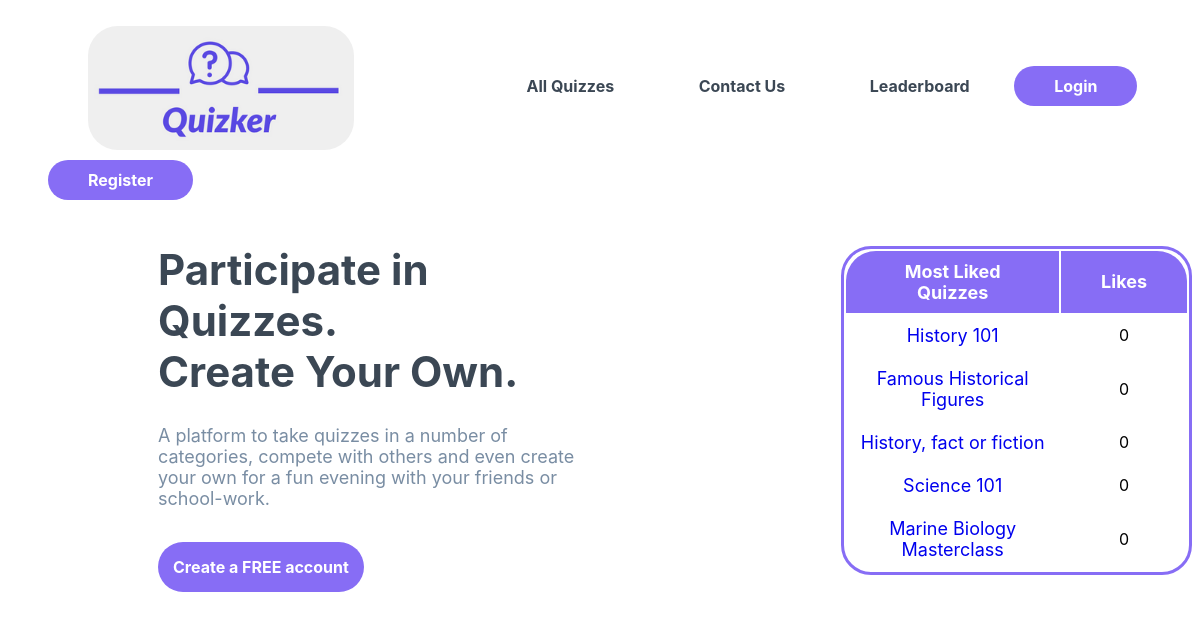
The page / on the database its author committed.
### Quizker/models.py (models this page shows, shortened)
class Quiz(models.Model):
        id = models.AutoField(primary_key=True)
        title = models.CharField(max_length = 128,unique=True)
        creator = models.ForeignKey(User, on_delete=models.CASCADE)
        category = models.ForeignKey(Category, on_delete=models.CASCADE)
        date = models.DateField()
        description = models.CharField(max_length=256)
        slug = models.SlugField(unique=True)
        questionType = models.CharField(max_length=64,choices =(('OpenEnded',"Open Ended"),('TrueOrFalse',"True or False"),('MultipleChoice',"Multiple Choice")))
        likes = models.IntegerField(default=0)
        class Meta:
            verbose_name_plural = "Quizzes"

### Quizker/views.py (the view)
# urls.py: path('',views.Home,name="Home"),
def Home(request):
    return render(request, 'Quizker/Home.html',context={'Quizzes':Quiz.objects.all()[:5]})

### templates/Quizker/Home.html (shortened to what this page needs)
{% extends 'Quizker/base.html' %}
{% load staticfiles %}
{% block body_block %}
	<link rel="stylesheet" type="text/css" href="{% static 'Quizker/home.css' %}">
	<div class = "home">
		<div class = "intro">
			<h1>Participate in Quizzes. <br> Create Your Own.</h1>
			<p>A platform to take quizzes in a number of categories, compete with others and even create your own for a fun evening with your friends or school-work.</p>
			<div class = "register_box">
				<a href="{% url 'registration_register' %}" class="register">Create a FREE account</a>
			</div>
		</div>
		<div class = "table">
			<table>
				<tr>
					<th class = "names">Most Liked Quizzes</th>
					<th class = "likes">Likes</th>
				</tr>
				{% for Quiz in Quizzes %}
					<tr>
						<td><a href="{% url 'Quizker:ParticipateQuiz' Quiz.slug%}">{{Quiz.title}}</a></td>
						<td>{{Quiz.likes}}</td>
					</tr>
				{% endfor %}
			</table>
		</div>
	</div>
{% endblock %}

### static/Quizker/base.css (style rules this page uses)
body { font-family: -apple-system, BlinkMacSystemFont, 'Segoe UI', Roboto, Oxygen, Ubuntu, Cantarell, 'Open Sans', 'Helvetica Neue', sans-serif; }

### static/Quizker/home.css (style rules this page uses)
.home { display: flex; }
.table { padding-top: 30px; }
table { border: 3px solid #876df5; border-radius: 30px; }
th { font-size: 18px; padding: 10px 40px; color: white; background-color: #876df5; }
.names { border-top-left-radius: 30px; }
.likes { border-top-right-radius: 30px; }
td { text-align: center; padding: 10px; }
td > a { text-decoration: none; font-size: 18px; }
.register { border-radius: 30px; background-color: #876df5; text-decoration: none; color: white; padding: 15px; font-weight: bold; }
.intro { padding-left: 150px; padding-right: 260px; width: 40%; }
.intro > .register_box { padding-top: 30px; }
h1 { color: #3b4754; font-size: 42px; }
p { color: #798da3; font-size: 18px; }

### rows shown on the page
Quiz: title "History 101", likes "0"
Quiz: title "Famous Historical Figures", likes "0"
Quiz: title "History, fact or fiction", likes "0"
Quiz: title "Science 101", likes "0"
Quiz: title "Marine Biology Masterclass", likes "0"
